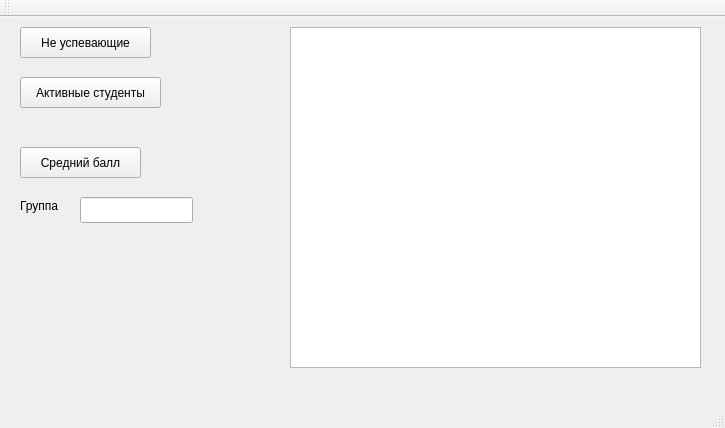
<?xml version="1.0" encoding="UTF-8"?>
<ui version="4.0">
 <class>MainWindow</class>
 <widget class="QMainWindow" name="MainWindow">
  <property name="geometry">
   <rect>
    <x>0</x>
    <y>0</y>
    <width>725</width>
    <height>428</height>
   </rect>
  </property>
  <property name="windowTitle">
   <string>MainWindow</string>
  </property>
  <widget class="QWidget" name="centralWidget">
   <widget class="QTextBrowser" name="resultBox">
    <property name="geometry">
     <rect>
      <x>290</x>
      <y>10</y>
      <width>411</width>
      <height>341</height>
     </rect>
    </property>
   </widget>
   <widget class="QPushButton" name="pushButton_2">
    <property name="geometry">
     <rect>
      <x>20</x>
      <y>10</y>
      <width>131</width>
      <height>31</height>
     </rect>
    </property>
    <property name="text">
     <string>Не успевающие</string>
    </property>
   </widget>
   <widget class="QPushButton" name="pushButton_3">
    <property name="geometry">
     <rect>
      <x>20</x>
      <y>130</y>
      <width>121</width>
      <height>31</height>
     </rect>
    </property>
    <property name="text">
     <string>Средний балл</string>
    </property>
   </widget>
   <widget class="QPushButton" name="pushButton_4">
    <property name="geometry">
     <rect>
      <x>20</x>
      <y>60</y>
      <width>141</width>
      <height>31</height>
     </rect>
    </property>
    <property name="text">
     <string>Активные студенты</string>
    </property>
   </widget>
   <widget class="QLineEdit" name="groupInput">
    <property name="geometry">
     <rect>
      <x>80</x>
      <y>180</y>
      <width>113</width>
      <height>26</height>
     </rect>
    </property>
   </widget>
   <widget class="QLabel" name="label_11">
    <property name="geometry">
     <rect>
      <x>20</x>
      <y>180</y>
      <width>58</width>
      <height>18</height>
     </rect>
    </property>
    <property name="text">
     <string>Группа</string>
    </property>
   </widget>
  </widget>
  <widget class="QMenuBar" name="menuBar">
   <property name="geometry">
    <rect>
     <x>0</x>
     <y>0</y>
     <width>725</width>
     <height>23</height>
    </rect>
   </property>
  </widget>
  <widget class="QToolBar" name="mainToolBar">
   <attribute name="toolBarArea">
    <enum>TopToolBarArea</enum>
   </attribute>
   <attribute name="toolBarBreak">
    <bool>false</bool>
   </attribute>
  </widget>
  <widget class="QStatusBar" name="statusBar"/>
 </widget>
 <layoutdefault spacing="6" margin="11"/>
 <resources/>
 <connections/>
</ui>
